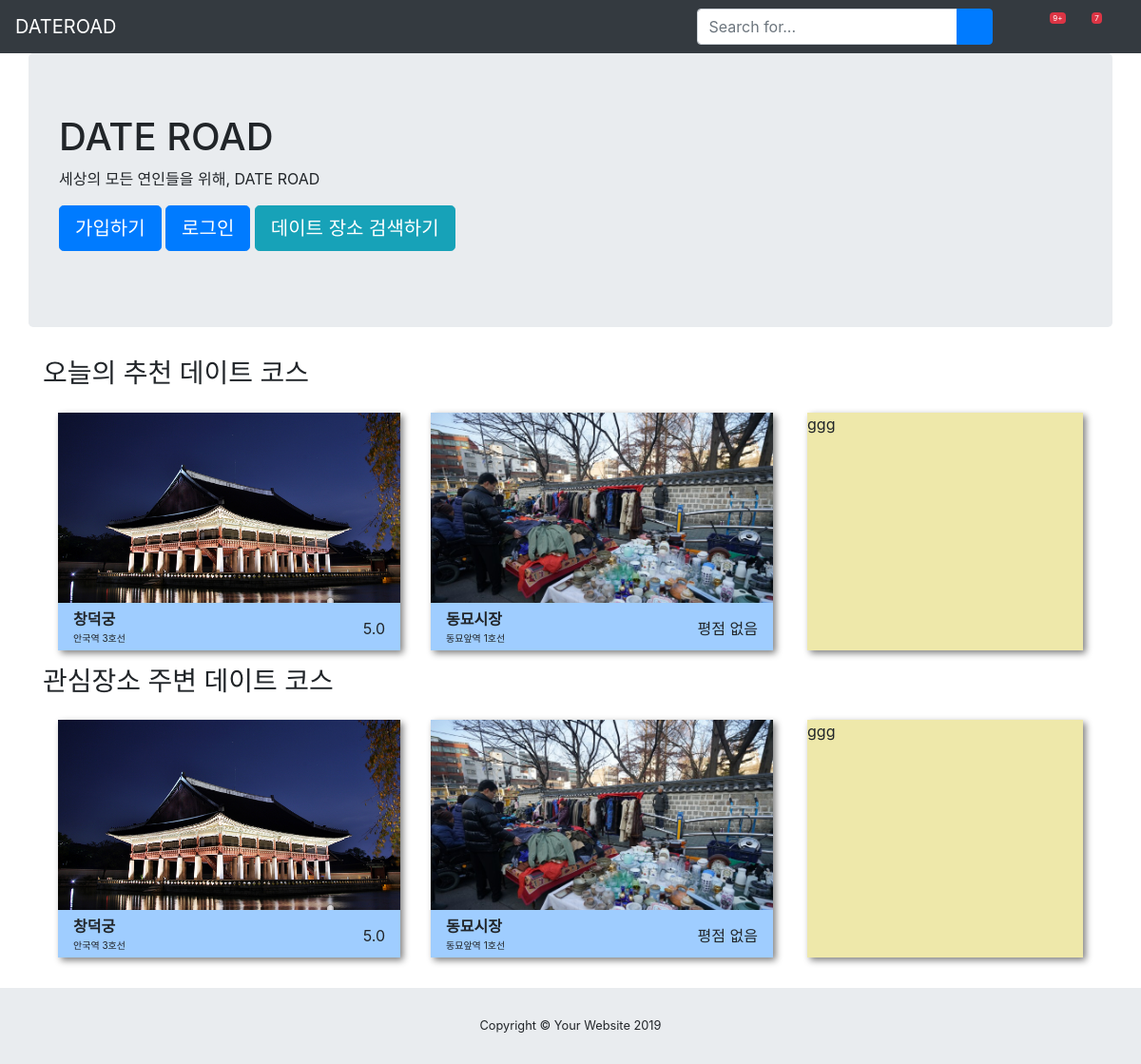
The app's page /dateapp/ with its own data.
### dateapp/models.py (models this page shows, shortened)
class Spot(models.Model):
    name = models.CharField(max_length=100)
    description = models.TextField(blank=True, null=True)
    location_x = models.FloatField(blank=True, null=True)
    location_y = models.FloatField(blank=True, null=True)
    near_station = models.ForeignKey('Station', on_delete=models.SET_NULL, null=True, blank=True)
    like = models.IntegerField(default = 0)
    picture = models.ImageField(blank=True, null=True)
    def get_rating(self):
        cnt = self.review_set.count()
        if cnt == 0:
            return "평점 없음"
        else:
            return sum([review.rating for review in self.review_set.all()]) / cnt
    def get_absolute_url(self):
        return reverse('spot-detail', args=[self.id])

class Station(models.Model):
    class Meta:
        ordering = ['fr_code']
    STATION_NUM_CHOICES = [
        ('1', '1호선'),
        ('2', '2호선'),
        ('3', '3호선'),
        ('4', '4호선'),
        ('5', '5호선'),
        ('6', '6호선'),
        ('7', '7호선'),
        ('8', '8호선'),
        ('9', '9호선'),
        ('A', '공항철도'),
        ('B', '분당선'),
        ('E', '전대에버라인'),
        ('G', '경춘선'),
        ('I', '인천1호선'),
        ('I2', '인천2호선'),
        ('K', '경의중앙선'),
        ('KK', '경강선'),
        ('S', '신분당선'),
        ('SU', '수인선'),
        ('T', '테스트'),
        ('U', '의정부경전철'),
        ('UI', '우이신설선')
    ]
    line_num = models.CharField(
        max_length=3,
        choices=STATION_NUM_CHOICES
    )
    station_cd = models.CharField(max_length=4)
    station_nm = models.CharField(max_length=20)
    fr_code = models.CharField(max_length=5)
    transfer_count = models.IntegerField(default=1)
    naver_cd = models.CharField(max_length=10, default='', blank=True)
    head_station = models.CharField(max_length=4)
    tail_station = models.CharField(max_length=4)
    head_time = models.FloatField(null=True)
    tail_time = models.FloatField(null=True)
    tag_count = models.IntegerField(default=0)

class Review(models.Model):
    user = models.ForeignKey('auth.User', on_delete=models.CASCADE)
    spot = models.ForeignKey('Spot', on_delete=models.CASCADE)
    content = models.TextField()
    picture = models.ImageField(blank=True, null=True)
    rating = models.IntegerField(default=5)

### dateapp/views.py (the view)
# urls.py: path('', views.welcome, name='welcome'),
def welcome(request):
    spots = Spot.objects.all()[:2]
    return render(request, 'dateapp/welcome.html', {'spots': spots})

### dateapp/templates/dateapp/welcome.html (shortened to what this page needs)
{% extends 'dateapp/components/_base.html' %}
{% block navbar %}
    <nav class="navbar navbar-expand navbar-dark bg-dark static-top">
        <a class="navbar-brand mr-1" href="{% url 'welcome' %}">DATEROAD</a>
        <form class="d-none d-md-inline-block form-inline ml-auto mr-0 mr-md-3 my-2 my-md-0">
            <div class="input-group">
                <input type="text" class="form-control" placeholder="Search for..." aria-label="Search"
                       aria-describedby="basic-addon2">
                <div class="input-group-append">
                    <button class="btn btn-primary" type="button">
                        <i class="fas fa-search"></i>
                    </button>
                </div>
            </div>
        </form>
        <ul class="navbar-nav ml-auto ml-md-0">
            <li class="nav-item dropdown no-arrow mx-1">
                <a class="nav-link dropdown-toggle" href="#" id="alertsDropdown" role="button" data-toggle="dropdown"
                   aria-haspopup="true" aria-expanded="false">
                    <i class="fas fa-bell fa-fw"></i>
                    <span class="badge badge-danger">9+</span>
                </a>
            </li>
            <li class="nav-item dropdown no-arrow mx-1">
                <a class="nav-link dropdown-toggle" href="#" id="messagesDropdown" role="button" data-toggle="dropdown"
                   aria-haspopup="true" aria-expanded="false">
                    <i class="fas fa-envelope fa-fw"></i>
                    <span class="badge badge-danger">7</span>
                </a>
            </li>
            <li class="nav-item dropdown no-arrow">
                <a class="nav-link dropdown-toggle" href="#" id="userDropdown" role="button" data-toggle="dropdown"
                   aria-haspopup="true" aria-expanded="false">
                    <i class="fas fa-user-circle fa-fw"></i>
                </a>
            </li>
        </ul>
    </nav>
{% endblock %}
{% block content-0 %}
    <div class="container">
        <div class="row">
            <div class="jumbotron" style="width: 100%">
                <h1>DATE ROAD</h1>
                <p>세상의 모든 연인들을 위해, DATE ROAD</p>
                <p>
                    {% if not request.user.is_authenticated %}
                        <a class="btn btn-primary btn-lg" href="{% url 'register' %}" role="button">가입하기</a>
                        <a class="btn btn-primary btn-lg" href="{% url 'login' %}" role="button">로그인</a>
                    {% endif %}
                    <a class="btn btn-info btn-lg" href="{% url 'index' %}" role="button">데이트 장소 검색하기</a>
                </p>
            </div>
        </div>
        <h3>오늘의 추천 데이트 코스</h3>
        <div class="row">
            <div class="col-md-12">
                {% for spot in spots %}
                    {% include 'dateapp/components/_spot_card.html' with spot=spot %}
                {% endfor %}
                <div class="card-info">
                    ggg
                </div>
            </div>
        </div>
        <h3>관심장소 주변 데이트 코스</h3>
        <div class="row">
            <div class="col-md-12">
                {% for spot in spots %}
                    {% include 'dateapp/components/_spot_card.html' with spot=spot %}
                {% endfor %}
                <div class="card-info">
                    ggg
                </div>
            </div>
        </div>
    </div>
{% endblock %}
{% block footer %}
    <footer class="sticky-footer" style="width: 100%">
        <div class="container my-auto">
            <div class="copyright text-center my-auto">
                <span>Copyright © Your Website 2019</span>
            </div>
        </div>
    </footer>
{% endblock %}

### dateapp/templates/dateapp/components/_spot_card.html
<div class="spot-card" onclick="javascript:window.location.href='{{ spot.get_absolute_url }}'">
    <div class="spot-thumbnail" style="background-image: url('{{ spot.picture.url }}')"></div>
    <div class="spot-overview">
        <table>
            <tr>
                <td>
                    <span class="spot-name">{{ spot.name }}</span><br>
                    <span class="spot-ns">{{ spot.near_station.station_nm }}역 {{ spot.near_station.line_num }}호선</span>
                </td>
                <td class="spot-rating">{{ spot.get_rating }}</td>
            </tr>
        </table>
    </div>
</div>

### dateapp/static/css/style.css (style rules this page uses)
.spot-card { width: 360px; margin: 1rem; float: left; box-shadow: grey 3px 3px 7px; cursor: pointer; }
.spot-thumbnail { width: 100%; height: 200px; background-size: 100% auto; }
.spot-overview { width: 100%; height: 50px; background: #9fcdff; }
.spot-overview > table { width: 100%; }
.spot-overview > table td { padding: 0.5rem 1rem; line-height: 18px; }
td.spot-rating { text-align: right; }
span.spot-name { font-size: 16px; font-weight: bold; margin-bottom: 2px; }
span.spot-ns { font-size: 10px; }
div.card-info { background: palegoldenrod; width: 290px; height: 250px; float: right; margin: 1rem; box-shadow: grey 3px 3px 7px; cursor: pointer; }

### records on screen
Spot: picture (picture), name "창덕궁", near_station.station_nm "안국", near_station.line_num "3", get_rating "5.0"
Spot: picture (picture), name "동묘시장", near_station.station_nm "동묘앞", near_station.line_num "1", get_rating "평점 없음"
